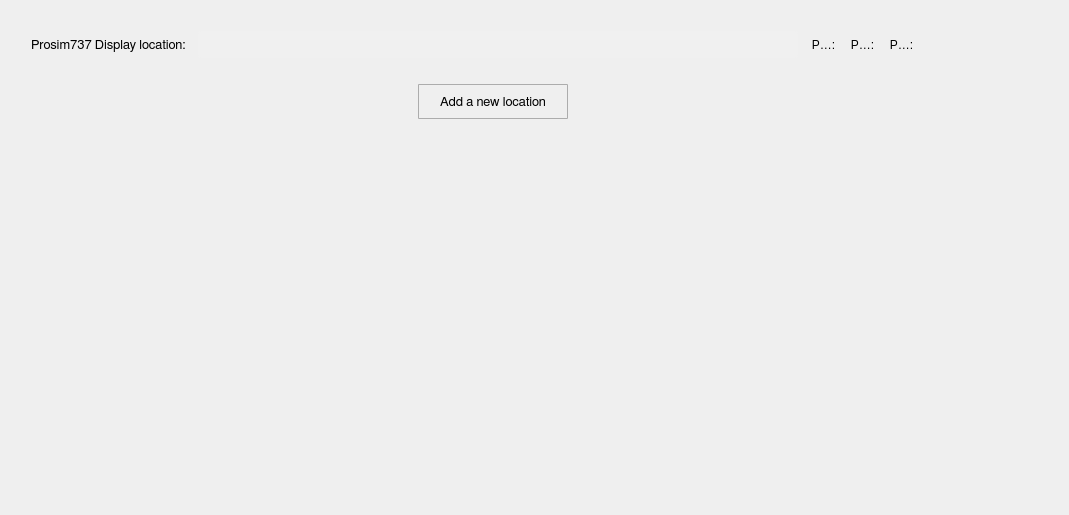
          <widget class="QWidget" name="scrollAreaWidgetContents_6">
           <property name="geometry">
            <rect>
             <x>0</x>
             <y>0</y>
             <width>1069</width>
             <height>515</height>
            </rect>
           </property>
           <layout class="QGridLayout" name="gridLayout_7">
            <item row="0" column="1">
             <spacer name="verticalSpacer_21">
              <property name="orientation">
               <enum>Qt::Vertical</enum>
              </property>
              <property name="sizeType">
               <enum>QSizePolicy::Fixed</enum>
              </property>
              <property name="sizeHint" stdset="0">
               <size>
                <width>20</width>
                <height>20</height>
               </size>
              </property>
             </spacer>
            </item>
            <item row="1" column="0">
             <spacer name="horizontalSpacer_36">
              <property name="orientation">
               <enum>Qt::Horizontal</enum>
              </property>
              <property name="sizeType">
               <enum>QSizePolicy::Fixed</enum>
              </property>
              <property name="sizeHint" stdset="0">
               <size>
                <width>20</width>
                <height>20</height>
               </size>
              </property>
             </spacer>
            </item>
            <item row="1" column="1" colspan="2">
             <layout class="QVBoxLayout" name="verticalLayout_8">
              <item>
               <layout class="QVBoxLayout" name="display_vl">
                <property name="spacing">
                 <number>12</number>
                </property>
                <item>
                 <layout class="QHBoxLayout" name="horizontalLayout_10">
                  <item>
                   <widget class="QLabel" name="display_lb_1">
                    <property name="minimumSize">
                     <size>
                      <width>0</width>
                      <height>27</height>
                     </size>
                    </property>
                    <property name="maximumSize">
                     <size>
                      <width>16777215</width>
                      <height>27</height>
                     </size>
                    </property>
                    <property name="font">
                     <font>
                      <family>FreeSans</family>
                      <pointsize>10</pointsize>
                      <weight>50</weight>
                      <bold>false</bold>
                      <stylestrategy>PreferAntialias</stylestrategy>
                      <kerning>true</kerning>
                     </font>
                    </property>
                    <property name="text">
                     <string>Prosim737 Display location:</string>
                    </property>
                   </widget>
                  </item>
                  <item>
                   <widget class="QLineEdit" name="display_ln_1">
                    <property name="minimumSize">
                     <size>
                      <width>600</width>
                      <height>27</height>
                     </size>
                    </property>
                    <property name="maximumSize">
                     <size>
                      <width>600</width>
                      <height>27</height>
                     </size>
                    </property>
                    <property name="font">
                     <font>
                      <family>FreeSans</family>
                      <pointsize>9</pointsize>
                      <weight>50</weight>
                      <bold>false</bold>
                      <stylestrategy>PreferAntialias</stylestrategy>
                      <kerning>true</kerning>
                     </font>
                    </property>
                    <property name="styleSheet">
                     <string notr="true">QLineEdit {
	border-radius: 3px;
   padding: 1px 4px 1px 4px;
	background-color:  rgb(240, 240, 240);
}</string>
                    </property>
                    <property name="frame">
                     <bool>false</bool>
                    </property>
                   </widget>
                  </item>
                  <item>
                   <widget class="QToolButton" name="display_bt_1">
                    <property name="maximumSize">
                     <size>
                      <width>27</width>
                      <height>27</height>
                     </size>
                    </property>
                    <property name="styleSheet">
                     <string notr="true">QToolButton {
	border: 1px solid transparent;
	background-color: transparent;
	width: 27px;
	height: 27px;
}

QToolButton:flat {
	border: none;
}</string>
                    </property>
                    <property name="text">
                     <string>Prosim737 Server location:</string>
                    </property>
                    <property name="icon">
                     <iconset>
                      <normaloff>icons/open_popup_icon.svg</normaloff>icons/open_popup_icon.svg</iconset>
                    </property>
                    <property name="iconSize">
                     <size>
                      <width>23</width>
                      <height>23</height>
                     </size>
                    </property>
                    <property name="autoRaise">
                     <bool>false</bool>
                    </property>
                   </widget>
                  </item>
                  <item>
                   <widget class="QToolButton" name="none_bt_6">
                    <property name="maximumSize">
                     <size>
                      <width>27</width>
                      <height>27</height>
                     </size>
                    </property>
                    <property name="styleSheet">
                     <string notr="true">QToolButton {
	border: 1px solid transparent;
	background-color: transparent;
	width: 27px;
	height: 27px;
}

QToolButton:flat {
	border: none;
}</string>
                    </property>
                    <property name="text">
                     <string>Prosim737 Server location:</string>
                    </property>
                    <property name="icon">
                     <iconset>
                      <normaloff>icons/none_icon.png</normaloff>icons/none_icon.png</iconset>
                    </property>
                    <property name="iconSize">
                     <size>
                      <width>23</width>
                      <height>23</height>
                     </size>
                    </property>
                    <property name="autoRaise">
                     <bool>false</bool>
                    </property>
                   </widget>
                  </item>
                  <item>
                   <widget class="QToolButton" name="info_bt_8">
                    <property name="maximumSize">
                     <size>
                      <width>27</width>
                      <height>27</height>
                     </size>
                    </property>
                    <property name="styleSheet">
                     <string notr="true">QToolButton {
	border: 1px solid transparent;
	background-color: transparent;
	width: 27px;
	height: 27px;
}

QToolButton:flat {
	border: none;
}</string>
                    </property>
                    <property name="text">
                     <string>Prosim737 Server location:</string>
                    </property>
                    <property name="icon">
                     <iconset>
                      <normaloff>icons/info_icon.svg</normaloff>icons/info_icon.svg</iconset>
                    </property>
                    <property name="iconSize">
                     <size>
                      <width>23</width>
                      <height>23</height>
                     </size>
                    </property>
                    <property name="autoRaise">
                     <bool>false</bool>
                    </property>
                   </widget>
                  </item>
                  <item>
                   <spacer name="horizontalSpacer_25">
                    <property name="orientation">
                     <enum>Qt::Horizontal</enum>
                    </property>
                    <property name="sizeHint" stdset="0">
                     <size>
                      <width>40</width>
                      <height>20</height>
                     </size>
                    </property>
                   </spacer>
                  </item>
                 </layout>
                </item>
               </layout>
              </item>
              <item>
               <spacer name="verticalSpacer_15">
                <property name="orientation">
                 <enum>Qt::Vertical</enum>
                </property>
                <property name="sizeType">
                 <enum>QSizePolicy::Fixed</enum>
                </property>
                <property name="sizeHint" stdset="0">
                 <size>
                  <width>20</width>
                  <height>20</height>
                 </size>
                </property>
               </spacer>
              </item>
              <item>
               <layout class="QHBoxLayout" name="horizontalLayout_11">
                <item>
                 <spacer name="horizontalSpacer_26">
                  <property name="orientation">
                   <enum>Qt::Horizontal</enum>
                  </property>
                  <property name="sizeHint" stdset="0">
                   <size>
                    <width>40</width>
                    <height>20</height>
                   </size>
                  </property>
                 </spacer>
                </item>
                <item>
                 <widget class="QToolButton" name="display_new_location">
                  <property name="minimumSize">
                   <size>
                    <width>150</width>
                    <height>35</height>
                   </size>
                  </property>
                  <property name="maximumSize">
                   <size>
                    <width>16777215</width>
                    <height>35</height>
                   </size>
                  </property>
                  <property name="font">
                   <font>
                    <family>FreeSans</family>
                    <pointsize>10</pointsize>
                    <weight>50</weight>
                    <bold>false</bold>
                    <stylestrategy>PreferAntialias</stylestrategy>
                    <kerning>true</kerning>
                   </font>
                  </property>
                  <property name="styleSheet">
                   <string notr="true">QToolButton {
	border: 1px solid #acacac;
	border-radius: 1px;
	background-color: qlineargradient(x1:0, y1:0, x2:0, y2:1,
									stop:0 #f0f0f0, stop:1 #e5e5e5);
}

QToolButton:hover {
	border: 1px solid #7eb4ea;
	border-radius: 1px;
	background-color: qlineargradient(x1:0, y1:0, x2:0, y2:1,
									stop:0 #ecf4fc, stop:1 #dcecfc);
}

QToolButton:pressed {
	border: 1px solid #579de5;
	border-radius: 1px;
	background-color: qlineargradient(x1:0, y1:0, x2:0, y2:1,
									stop:0 #daecfc, stop:1 #c4e0fc);
}</string>
                  </property>
                  <property name="text">
                   <string>Add a new location</string>
                  </property>
                 </widget>
                </item>
                <item>
                 <spacer name="horizontalSpacer_27">
                  <property name="orientation">
                   <enum>Qt::Horizontal</enum>
                  </property>
                  <property name="sizeHint" stdset="0">
                   <size>
                    <width>40</width>
                    <height>20</height>
                   </size>
                  </property>
                 </spacer>
                </item>
               </layout>
              </item>
             </layout>
            </item>
            <item row="1" column="3">
             <spacer name="horizontalSpacer_37">
              <property name="orientation">
               <enum>Qt::Horizontal</enum>
              </property>
              <property name="sizeHint" stdset="0">
               <size>
                <width>51</width>
                <height>20</height>
               </size>
              </property>
             </spacer>
            </item>
            <item row="2" column="2">
             <spacer name="verticalSpacer_20">
              <property name="orientation">
               <enum>Qt::Vertical</enum>
              </property>
              <property name="sizeHint" stdset="0">
               <size>
                <width>20</width>
                <height>363</height>
               </size>
              </property>
             </spacer>
            </item>
           </layout>
          </widget>
